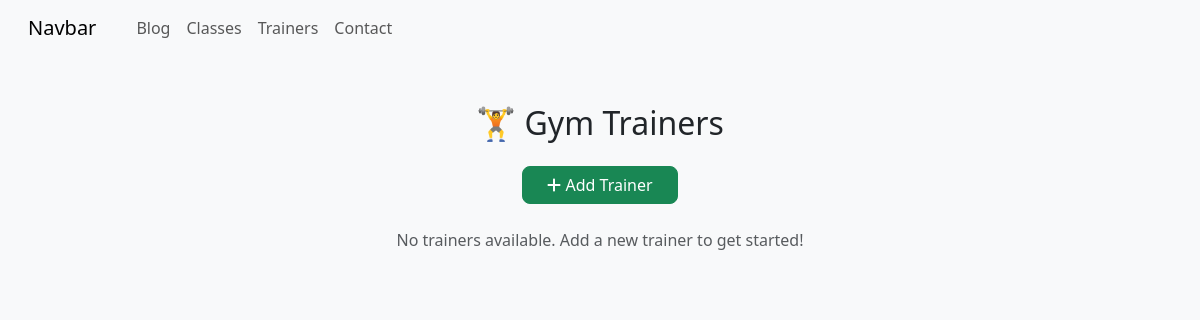
Page /trainers/ on the earlier database version.
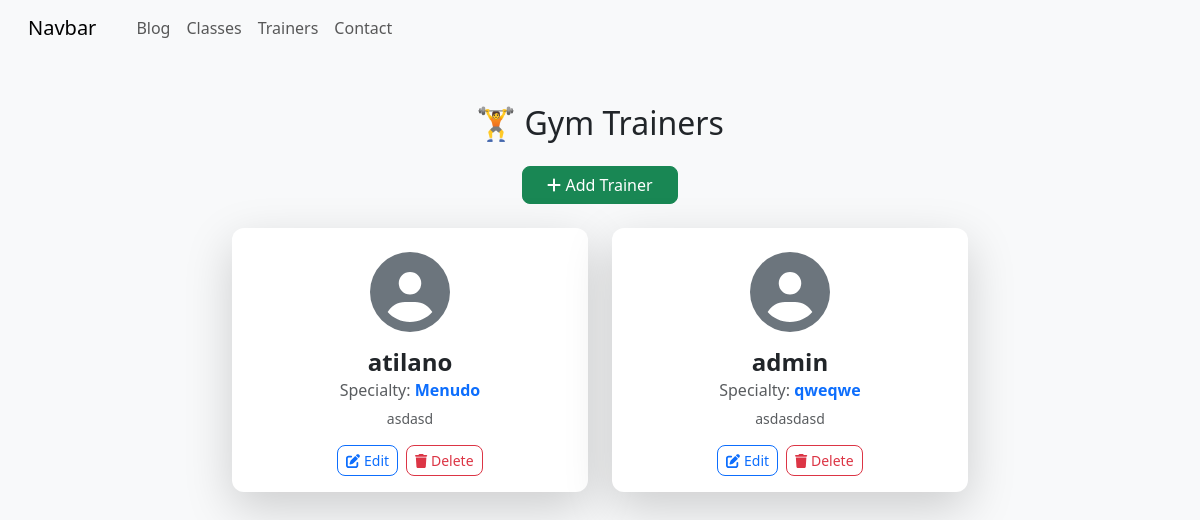
Same page on the later database version.
### app/models.py (models this page shows, shortened)
class Trainer(models.Model):
    user = models.OneToOneField(User, on_delete=models.CASCADE)
    bio = models.TextField()
    specialty = models.CharField(max_length=200)  # E.g., Weight training, Yoga, etc.

### app/views.py (the view)
# urls.py: path('trainers/', views.TrainerListView.as_view(), name='trainer_list'),
class TrainerListView(ListView):
    model = Trainer
    template_name = 'app/trainer_list.html'
    context_object_name = 'trainers'

### app/templates/app/trainer_list.html (shortened to what this page needs)
{% extends 'app/base.html' %}
{% block content %}
<div class="container mt-5">
    <h2 class="text-center mb-4">🏋️ Gym Trainers</h2>
    <div class="text-center mb-4">
        <a href="{% url 'trainer_create' %}" class="btn btn-success px-4">
            <i class="fas fa-plus"></i> Add Trainer
        </a>
    </div>
    {% if trainers %}
        <div class="row justify-content-center">
            {% for trainer in trainers %}
                <div class="col-md-4">
                    <div class="card shadow-lg border-0 mb-4">
                        {% if trainer.image %}
                        <img src="{{ trainer.image.url }}" class="card-img-top" alt="Trainer Image" style="height: 200px; object-fit: cover;">
                        {% else %}
                        <div class="text-center pt-4">
                            <i class="fas fa-user-circle fa-5x text-secondary"></i>
                        </div>
                        {% endif %}
                        <div class="card-body text-center">
                            <h4 class="card-title fw-bold">{{ trainer.user }}</h4>
                            <h6 class="card-subtitle mb-2 text-muted">
                                Specialty: <span class="fw-bold text-primary">{{ trainer.specialty }}</span>
                            </h6>
                            <p class="card-text text-muted small">{{ trainer.bio|truncatewords:20 }}</p>
                            <div class="d-flex justify-content-center gap-2">
                                <a href="{% url 'trainer_edit' trainer.pk %}" class="btn btn-outline-primary btn-sm">
                                    <i class="fas fa-edit"></i> Edit
                                </a>
                                <a href="{% url 'trainer_delete' trainer.pk %}" class="btn btn-outline-danger btn-sm">
                                    <i class="fas fa-trash"></i> Delete
                                </a>
                            </div>
                        </div>
                    </div>
                </div>
            {% endfor %}
        </div>
    {% else %}
        <p class="text-center text-muted">No trainers available. Add a new trainer to get started!</p>
    {% endif %}
</div>
{% endblock %}

Differences in the rows shown:
added Trainer: user "atilano", specialty "Menudo", bio "asdasd"
added Trainer: user "admin", specialty "qweqwe", bio "asdasdasd"
Other differences:
text no longer shown: "No trainers available. Add a new trainer to get started!"
